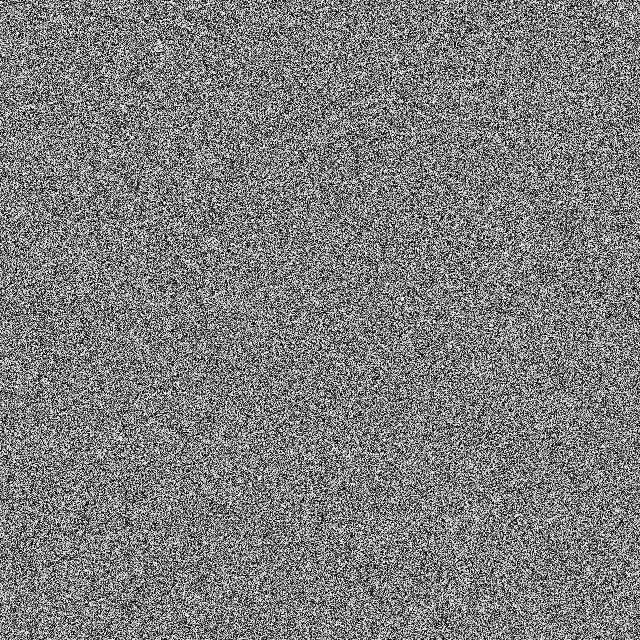
#> input picture share1.bmp, 640 x 640 px; its folder holds only this picture in this run
$ python Jacob_Clouse_Q2_SSS.py
#> lines starting #> are read from the running program, lines starting #| are printed output that depends on the picture
# This Python Program was written on Linux Mint and Windows 10 using VScode, your milage may vary on OS and configuration.

'''
This program is a visual implimentation of:
  __                              __                                 __
 /    /              /           /                        /         /    /              /
(___ (___  ___  _ _    ___      (___  ___  ___  ___  ___ (___      (___ (___  ___  ___    ___  ___
    )|   )|   )| | )| |   )         )|___)|    |   )|___)|             )|   )|   )|   )| |   )|   )
 __/ |  / |__/||  / | |          __/ |__  |__  |    |__  |__        __/ |  / |__/||    | |  / |__/
                                                                                              __/
Total shares = 5
Required shares to retrieve the original image = 2

NOTE: this program will only work with square images in downscaling, otherwise you will get a distorted output!
'''

# =-=-=-=-=-=-=-=-=-=-=-=-=-=-=-=-=-=-=-=-=-=-=-=-=-=-=-=-=-=-
# Importing Libraries / Modules
# =-=-=-=-=-=-=-=-=-=-=-=-=-=-=-=-=-=-=-=-=-=-=-=-=-=-=-=-=-=-

import random
from PIL import Image
import numpy as np
import cv2

# =-=-=-=-=-=-=-=-=-=-=-=-=-=-=-=-=-=-=-=-=-=-=-=-=-=-=-=-=-=-
# Functions
# =-=-=-=-=-=-=-=-=-=-=-=-=-=-=-=-=-=-=-=-=-=-=-=-=-=-=-=-=-=-

# --- Function to read in an image, adjust to only 250 max values, and generate shares ---
# SOURCE: http://paulbourke.net/dataformats/bitmaps/
def split_image_shamir(inputImage,downscaleBool,n,r,downscaleControl,max_value=None):
    # make sure that we don't have pixel values greater than 250, SOURCE: https://thepythonguru.com/python-builtin-functions/max/
    imageOpened = Image.open(inputImage).convert('L')
    openedImageArray = []
    width, height = imageOpened.size
    for y in range(height):
        for x in range(width):
            pixel = imageOpened.getpixel((x, y))
            if max_value is not None:
                pixel = min(pixel, max_value)
            openedImageArray.append(pixel)

    if downscaleBool == True:
    # Downscaling original image
        control_width, control_height, control_array_boi = downscale_image(inputImage,downscaleControl,True)

    # grab coefficients
    # SOURCE: https://www.geeksforgeeks.org/implementing-shamirs-secret-sharing-scheme-in-python/
    coefficients = [[random.randint(0, 250) for _ in range(r-1)] for _ in range(len(openedImageArray))]
    image_array_generated = []
    for i in range(1, n + 1):
        initial = [i ** j for j in range(1, r)]
        imageList_ = []
        for p in range(len(openedImageArray)):
            sum_initial = sum([coefficients[p][j] * initial[j] for j in range(r-1)])
            imageList_.append((openedImageArray [p] + sum_initial) % 251)
        image_array_generated.append(imageList_)


    ''' NON DOWNSCALING'''
    # Reconstruction data
    array_bits = image_array_generated[0:r]
    decode_list = list(range(1, r + 1))

    share_names = []
    # Create Share value images
    output_this = [Image.new("L", (width, height)) for _ in range(n)]
    for i, image_Out in enumerate(image_array_generated):
        output_this[i].putdata(image_Out)
        name_of_share = f"share{i + 1}.bmp"
        output_this[i].save(name_of_share)
        share_names.append(name_of_share)

    new_array_boi = []
    # checks to see if downscaling is active
    if downscaleBool == True:
        '''DOWN SCALING'''
        print('#------------#')
        print("Downscaling Shares Activated!")
        print('#------------#')
        for labels in share_names:
            new_width, new_height, new_array_boi = downscale_image(labels,labels,False)
        width = new_width
        height = new_height
        # array_bits = new_array_boi

    else:
        print("No Downscaling Requested!")
        print('#------------#')


        print("Encrypted Shares Generated!")

    return image_array_generated,(width, height),array_bits,decode_list,new_array_boi


# --- Downscale Image Method ---
# SOURCE: Image Resizing with OpenCV: https://learnopencv.com/image-resizing-with-opencv/
# def downscale_image(inputImage, width_in, height_in,shareNo):
# [32 lines left out: function downscale_image, not called in this run]


# --- Function to reconstruct the secret using Lagrange function ---
# SOURCE: https://github.com/cfgnunes/numerical-methods-python/blob/main/interpolation.py
def lagrange_calc_shamir(x, y, number_of_points, use_this_X):
    setupArray = [0] * number_of_points
    lagrange_out = 0
    for k in range(number_of_points):
        setupArray[k] = 1
        for k_ in range(number_of_points):
            if k != k_:
                setupArray[k] = setupArray[k] * (use_this_X- x[k_]) / (x[k] - x[k_])
            else:
                pass
    for i in range(number_of_points):
        lagrange_out += y[i] * setupArray[i]

    # print("Lagrange Function Executed!") # TOO MANY PRINT OUTS
    return lagrange_out


# --- Function to reconstruct the original image using the shares ---
# SOURCE: https://www.geeksforgeeks.org/implementing-shamirs-secret-sharing-scheme-in-python/
def decrypt_image_shamir(input_image, list_values, r, n):
    length_of_image = len(input_image[0])
    image_pixel_array= []
    for i in range(length_of_image):
        y = [input_image[j][i] for j in range(r)]
        pixel = lagrange_calc_shamir(list_values, y, r, 0) % 251
        image_pixel_array.append(pixel)

    print("Decrypted Image Restored!")
    return image_pixel_array


# --- Function to crop output for MAE ---
# SOURCE: Cropping Images in Python With Pillow and OpenCV: https://cloudinary.com/guides/automatic-image-cropping/cropping-images-in-python-with-pillow-and-opencv
# [19 lines left out: functions crop_output, calc_mae_numpy, not called in this run]


# --- Function to print out my Logo ---
def myLogo():
    print("Created and Tested by: ")
    print("   __                  _         ___ _                       ")
    print("   \ \  __ _  ___ ___ | |__     / __\ | ___  _   _ ___  ___  ")
    print("    \ \/ _` |/ __/ _ \| '_ \   / /  | |/ _ \| | | / __|/ _ \ ")
    print(" /\_/ / (_| | (_| (_) | |_) | / /___| | (_) | |_| \__ \  __/ ")
    print(" \___/ \__,_|\___\___/|_.__/  \____/|_|\___/ \__,_|___/\___| ")
    print("Dedicated to Peter Zlomek and Harely Alderson III")


# =-=-=-=-=-=-=-=-=-=-=-=-=-=-=-=-=-=-=-=-=-=-=-=-=-=-=-=-=-=-
# MAIN
# =-=-=-=-=-=-=-=-=-=-=-=-=-=-=-=-=-=-=-=-=-=-=-=-=-=-=-=-=-=-

myLogo()
print("\n")

# [5 lines of commented-out code are left out]

totalNumberOfShares = 5
minNumberOfShares = 3
useThisImage = input("Enter in your input bitmap name (with extension): ") # input image name
#> the answer given: share1.bmp
reconstructName = f"reconstructed_{useThisImage}" # output image name
downscaledName = f"downscaled_control_{useThisImage}" # for intial downscale

wantDownscale = True
wantDownscaleString = input("Do you want to downscale? (yes or no): ")
#> the answer given: y
wantDownscaleString = wantDownscaleString.lower()
# Set the downscale boolean variable based on the user's response
if wantDownscaleString == "yes":
    wantDownscale = True
else:
    wantDownscale = False
# print(f"Downscale = {wantDownscale}")
print('\n')

'''ENCRYPTION'''
image_array_generated_output,shape,arr_bit,list_bit,downscaled_array_to_compare = split_image_shamir(useThisImage,wantDownscale,totalNumberOfShares,minNumberOfShares,downscaledName,max_value=250)
#> in split_image_shamir, imageOpened is the input picture: PIL image 640x640 L; min 0, max 250, mean 125.2
#> after the loop in split_image_shamir, `for y in range(height):`: openedImageArray = 409600 items
#> after the loop in split_image_shamir, `for i in range(1, n + 1):`: image_array_generated = 5 items
#> in split_image_shamir, `array_bits = image_array_generated[0:r]`: array_bits = 3 items
#> the loop in split_image_shamir, `for i, image_Out in enumerate(image_array_generated):` made 5 passes
#> name_of_share on passes 1 to 5: 'share1.bmp', 'share2.bmp', 'share3.bmp', 'share4.bmp', 'share5.bmp'
#> pass 1, in split_image_shamir, `output_this[i].save(name_of_share)`:
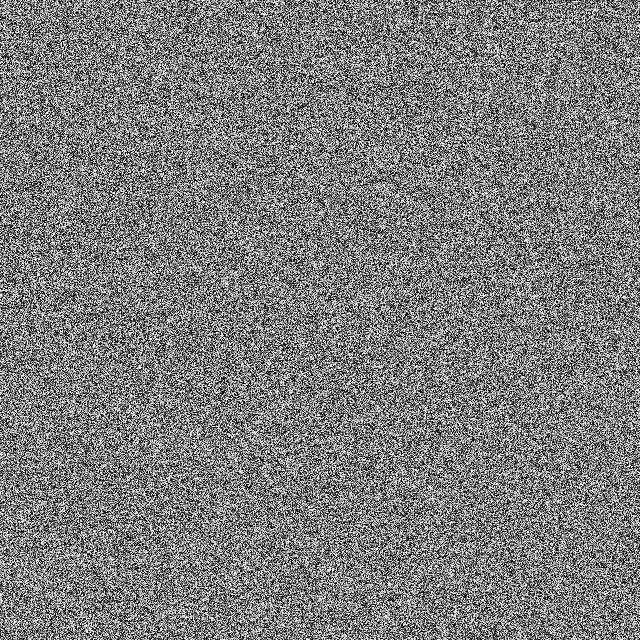
#> saved as share1.bmp: PIL image 640x640 L; min 0, max 250, mean 125.1
#> pass 2, in split_image_shamir, `output_this[i].save(name_of_share)`:
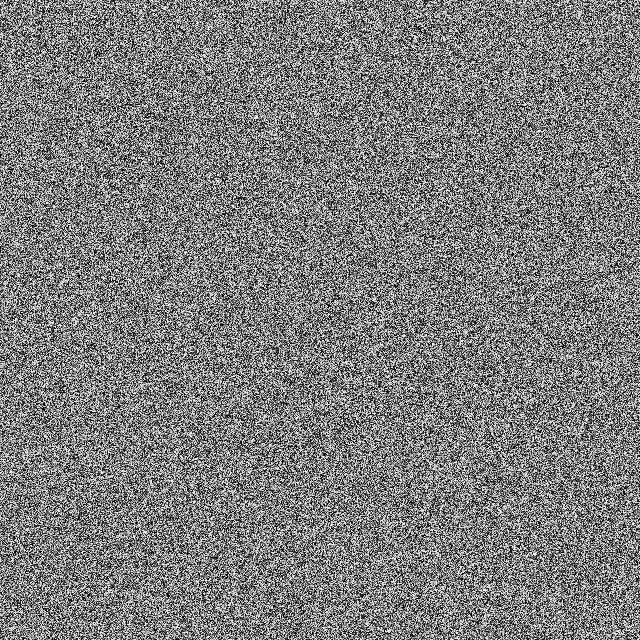
#> saved as share2.bmp: PIL image 640x640 L; min 0, max 250, mean 125
#> after the loop in split_image_shamir, `for i, image_Out in enumerate(image_array_generated):`: share_names = ['share1.bmp', 'share2.bmp', 'share3.bmp', 'share4.bmp', 'share5.bmp']
#> image_array_generated_output = 5 items; shape = (640, 640); arr_bit = 3 items; list_bit = [1, 2, 3]; downscaled_array_to_compare = []
# print(f"Orig Shape: {shape}")
print('#------------#')

''' DECRYPTION'''
# NEED TO DO SEPERATE FUNCTION IF DOWNSCALING WAS REQUESTED
'''NO DOWNSCALE'''
if wantDownscale == False:
    origin_img = decrypt_image_shamir(arr_bit, list_bit, minNumberOfShares, totalNumberOfShares)
#> in decrypt_image_shamir, `length_of_image = len(input_image[0])`: length_of_image = 409600
#> the loop in decrypt_image_shamir, `for i in range(length_of_image):` made 409600 passes
#> (y, pixel) on passes 1 to 3: ([80, 88, 41], 17), ([222, 93, 167], 52), ([205, 91, 248], 88)
#> after the loop in decrypt_image_shamir, `for i in range(length_of_image):`: image_pixel_array = 409600 items
#> origin_img = 409600 items
    # save output
    img = Image.new("L", shape, color=0)
#> img: PIL image 640x640 L; every value is 0
    img.putdata(list(origin_img))
    img.save(f"{shape[1]}x{shape[0]}_{reconstructName}")
else:
    '''DOWNSCALE'''
    origin_img = decrypt_image_shamir(arr_bit, list_bit, minNumberOfShares, totalNumberOfShares)

    # pass in width and height, save output (width and height half) -- get it from the start of the project
    half_values_array = origin_img[::2] # Get every second element starting from the first
    newShapeDim = (len(half_values_array))//320
    newShape = ((newShapeDim),(newShapeDim)) # only works with square shapes
    # above is neccessary because we were getting too much info from the array, x2 number pixels
    # every second number seemed to be a duplicate

    img = Image.new("L", newShape, color=0) # save downscaled image with these dimensions
    img.putdata(list(half_values_array))
    img.save(f"{shape[1]}x{shape[0]}_{reconstructName}")
    crop_output(f"{shape[1]}x{shape[0]}_{reconstructName}")
    print('#------------#')


    ''' CALC MAE '''
    # uses output of reconstruction against the control downsize
    calc_mae_numpy(f"{shape[1]}x{shape[0]}_{reconstructName}",downscaledName)
    # As MAE was only specified to be done for question 2, i did not include it for question 1

$ run again, on share5.bmp
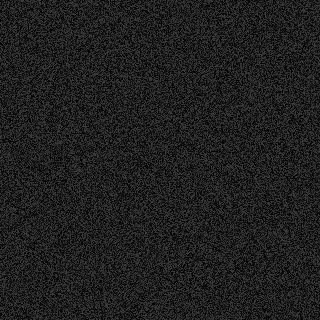
#> input picture share5.bmp, 320 x 320 px
#> after the loop in split_image_shamir, `for y in range(height):`: openedImageArray = 102400 items
#> after the loop in split_image_shamir, `for i in range(1, n + 1):`: image_array_generated = 5 items
#> array_bits = 3 items
#> the loop in split_image_shamir, `for i, image_Out in enumerate(image_array_generated):` made 5 passes
#> name_of_share on passes 1 to 5: 'share1.bmp', 'share2.bmp', 'share3.bmp', 'share4.bmp', 'share5.bmp'
#> pass 1, in split_image_shamir, `output_this[i].save(name_of_share)`:
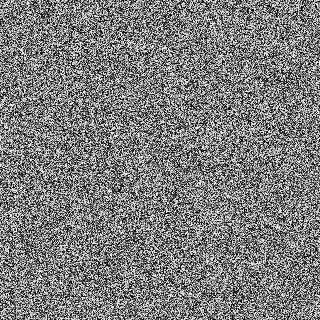
#> saved as share1.bmp: PIL image 320x320 L; min 0, max 250, mean 125
#> pass 2, in split_image_shamir, `output_this[i].save(name_of_share)`:
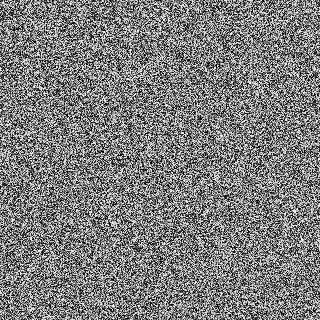
#> saved as share2.bmp: PIL image 320x320 L; min 0, max 250, mean 124.9
#> after the loop in split_image_shamir, `for i, image_Out in enumerate(image_array_generated):`: share_names = ['share1.bmp', 'share2.bmp', 'share3.bmp', 'share4.bmp', 'share5.bmp']
#> image_array_generated_output = 5 items; shape = (320, 320); arr_bit = 3 items; list_bit = [1, 2, 3]; downscaled_array_to_compare = []
#> length_of_image = 102400
#> the loop in decrypt_image_shamir, `for i in range(length_of_image):` made 102400 passes
#> (y, pixel) on passes 1 to 3: ([79, 87, 40], 16), ([183, 54, 128], 13), ([150, 36, 193], 33)
#> after the loop in decrypt_image_shamir, `for i in range(length_of_image):`: image_pixel_array = 102400 items
#> img: PIL image 320x320 L; every value is 0

$ run again, on share2.bmp
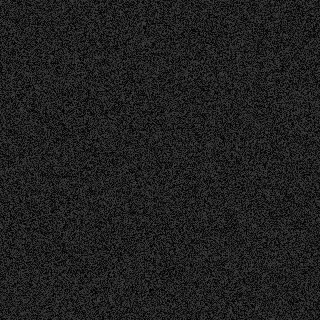
#> input picture share2.bmp, 320 x 320 px
#> after the loop in split_image_shamir, `for y in range(height):`: openedImageArray = 102400 items
#> after the loop in split_image_shamir, `for i in range(1, n + 1):`: image_array_generated = 5 items
#> array_bits = 3 items
#> the loop in split_image_shamir, `for i, image_Out in enumerate(image_array_generated):` made 5 passes
#> name_of_share on passes 1 to 5: 'share1.bmp', 'share2.bmp', 'share3.bmp', 'share4.bmp', 'share5.bmp'
#> pass 1, in split_image_shamir, `output_this[i].save(name_of_share)`:
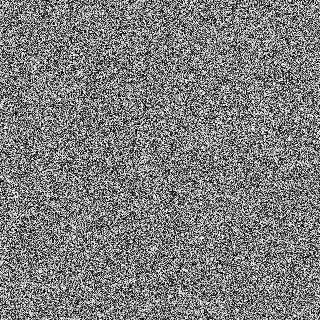
#> saved as share1.bmp: PIL image 320x320 L; min 0, max 250, mean 125.1
#> pass 2, in split_image_shamir, `output_this[i].save(name_of_share)`:
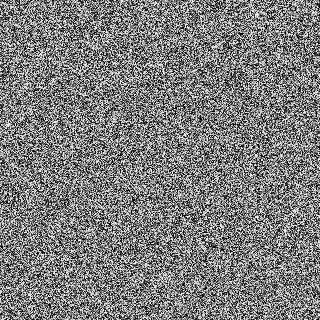
#> saved as share2.bmp: PIL image 320x320 L; min 0, max 250, mean 125
#> after the loop in split_image_shamir, `for i, image_Out in enumerate(image_array_generated):`: share_names = ['share1.bmp', 'share2.bmp', 'share3.bmp', 'share4.bmp', 'share5.bmp']
#> image_array_generated_output = 5 items; shape = (320, 320); arr_bit = 3 items; list_bit = [1, 2, 3]; downscaled_array_to_compare = []
#> length_of_image = 102400
#> the loop in decrypt_image_shamir, `for i in range(length_of_image):` made 102400 passes
#> (y, pixel) on passes 1 to 3: ([85, 93, 46], 22), ([223, 94, 168], 53), ([133, 19, 176], 16)
#> after the loop in decrypt_image_shamir, `for i in range(length_of_image):`: image_pixel_array = 102400 items
#> img: PIL image 320x320 L; every value is 0
